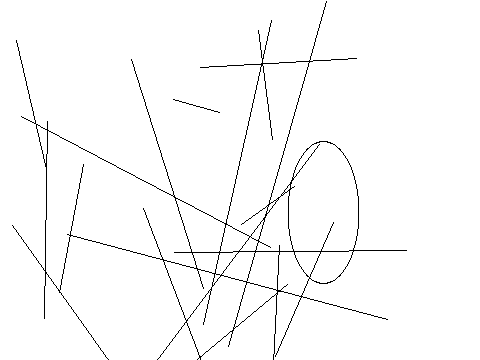

The Python source for this figure:
from PIL import Image, ImageDraw
image1 = Image.new('RGB', (480, 360), '#ffffff')
draw = ImageDraw.Draw(image1)
c=[471,375,304,181]
draw.ellipse(c,'#ffffff','#000000')
c=[26,415,186,174]
draw.ellipse(c,'#ffffff','#000000')
c=[456,178,152,104]
draw.ellipse(c,'#ffffff','#000000')
c=[9,353,123,240]
draw.ellipse(c,'#ffffff','#000000')
c=[288,141,359,283]
draw.ellipse(c,'#ffffff','#000000')
l=[155,362,319,144]
draw.line(l,'#000000')
l=[44,318,47,121]
draw.line(l,'#000000')
l=[326,1,228,346]
draw.line(l,'#000000')
l=[356,58,200,67]
draw.line(l,'#000000')
l=[131,59,203,288]
draw.line(l,'#000000')
l=[333,222,275,356]
draw.line(l,'#000000')
l=[173,99,219,112]
draw.line(l,'#000000')
l=[272,139,258,30]
draw.line(l,'#000000')
l=[203,324,271,20]
draw.line(l,'#000000')
l=[174,452,12,225]
draw.line(l,'#000000')
l=[406,250,174,252]
draw.line(l,'#000000')
l=[108,433,287,284]
draw.line(l,'#000000')
l=[241,224,294,186]
draw.line(l,'#000000')
l=[59,292,83,164]
draw.line(l,'#000000')
l=[46,169,16,40]
draw.line(l,'#000000')
l=[387,319,67,234]
draw.line(l,'#000000')
l=[230,437,143,208]
draw.line(l,'#000000')
l=[271,403,279,245]
draw.line(l,'#000000')
l=[21,116,270,247]
draw.line(l,'#000000')
image1.save('Artist11.png')